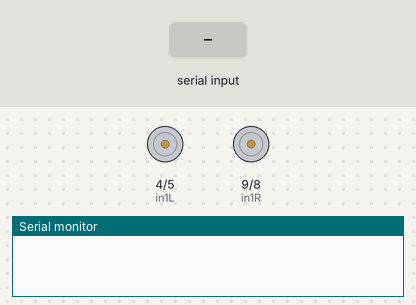
The sketch below on a simulated Arduino Uno, built with avr-gcc and run on an emulated ATmega328P. Parts: motor-driver pin pairs drawn as motors (green arrow = first pin HIGH = forward, orange = second pin HIGH = backward, longer = more drive, scaled by the enable pin), the last lines printed to the serial monitor. The inputs (shaded band) are chosen by the test bench.

Above: at 1.2 s.
1.3 s: "90 45\n" received over the second serial link
At 2.4 s:
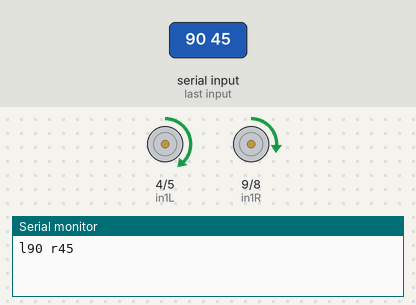
2.8 s: "30 150\n" received over the second serial link
At 3.5 s:
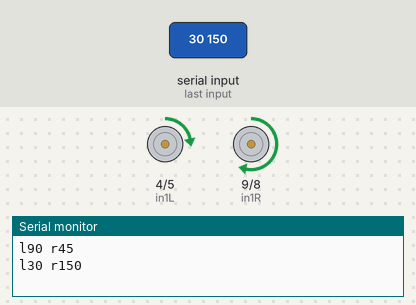
4.3 s: "5\n" received over the second serial link
At 4.7 s:
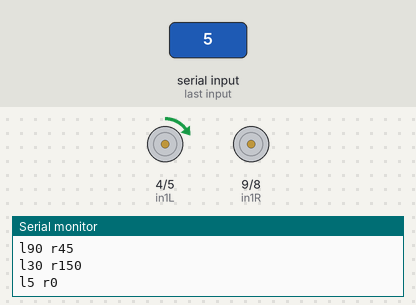
5.8 s: "90\n" received over the second serial link
At 7.0 s:
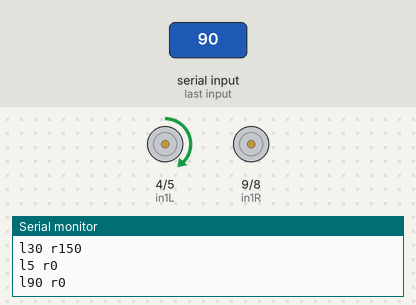
7.3 s: "200\n" received over the second serial link
At 8.2 s:
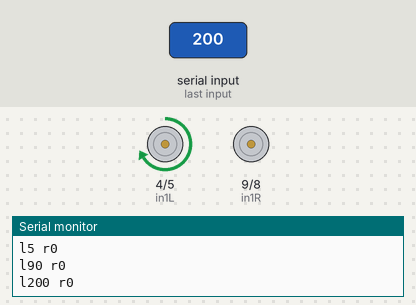
8.8 s: "1 90\n" received over the second serial link
At 9.3 s:
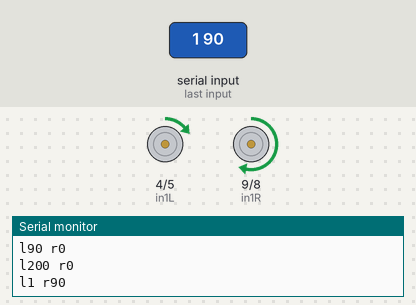
Timing chart, 0 to 11.3 s (numbered marks = the images above; inputs shaded):
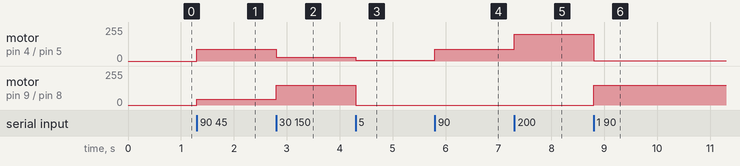

Measured:
- after the input at 1.3 s, motor on pin 4 (in1L) / pin 5 (in2L): stopped → forward 90/255 at once; motor on pin 9 (in1R) / pin 8 (in2R): stopped → forward 45/255 at once
- after the input at 2.8 s, motor on pin 4 (in1L) / pin 5 (in2L): forward 90/255 → forward 30/255 at once; motor on pin 9 (in1R) / pin 8 (in2R): forward 45/255 → forward 150/255 at once
- after the input at 4.3 s, motor on pin 4 (in1L) / pin 5 (in2L): forward 30/255 → forward 5/255 at once; motor on pin 9 (in1R) / pin 8 (in2R): forward 150/255 → stopped at once
- after the input at 5.8 s, motor on pin 4 (in1L) / pin 5 (in2L): forward 5/255 → forward 90/255 at once
- after the input at 7.3 s, motor on pin 4 (in1L) / pin 5 (in2L): forward 90/255 → forward 200/255 at once
- after the input at 8.8 s, motor on pin 4 (in1L) / pin 5 (in2L): forward 200/255 → forward 1/255 at once; motor on pin 9 (in1R) / pin 8 (in2R): stopped → forward 150/255 at once

The sketch:

car.ino
```cpp
#include <SoftwareSerial.h>

int enL = 3;
int in1L = 4;
int in2L = 5;

int enR = 6;
int in1R = 9;
int in2R = 8;

SoftwareSerial mySerial(10, 11);

void setup() {
  Serial.begin(19200);

  pinMode(enL, OUTPUT);
  pinMode(in1L, OUTPUT);
  pinMode(in2L, OUTPUT);
  pinMode(enR, OUTPUT);
  pinMode(in1R, OUTPUT);
  pinMode(in2R, OUTPUT);
  setL(0);
  setR(0);

  mySerial.begin(9600);
}

void loop() {
  if (mySerial.available()) {
    String in = mySerial.readStringUntil('\n');
    int index = in.indexOf(' ');
    int l = in.substring(0,index).toInt();
    int length = in.length();
    int r = in.substring(index, length).toInt();
    Serial.print('l');
    Serial.print(l);
    Serial.print(" r");
    Serial.println(r);
    setL(l);
    setR(r);
  }
}

int setL(int val) {
  val = min(255, max(-255, val));
  if (val == 0) {
    setLH(LOW, LOW);
  }
  else if (val > 0) {
    setLH(HIGH, LOW);
  }
  else if (val < 0) {
    setLH(LOW, HIGH);
  }
  analogWrite(enL, abs(val));
  return val;
}

void setLH(byte a, byte b) {
  digitalWrite(in1L, a);
  digitalWrite(in2L, b);
}

int setR(int val) {
  val = min(255, max(-255, val));
  if (val == 0) {
    setRH(LOW, LOW);
  }
  else if (val > 0) {
    setRH(HIGH, LOW);
  }
  else if (val < 0) {
    setRH(LOW, HIGH);
  }
  analogWrite(enR, abs(val));
  return val;
}

void setRH(byte a, byte b) {
  digitalWrite(in1R, a);
  digitalWrite(in2R, b);
}
```
